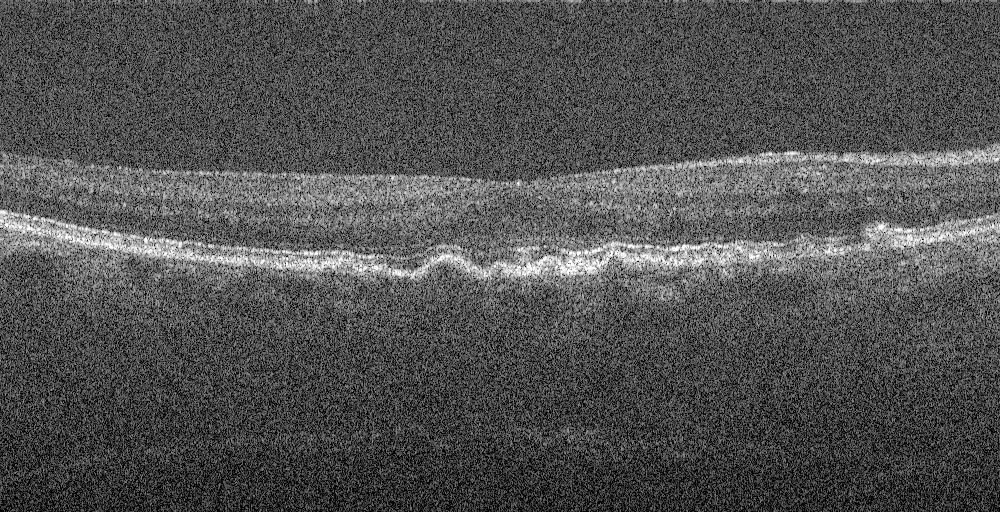
%> input picture private/Retina Med IA - Copy/Train_image.bmp, 1000 x 512 px
$ octave --eval "result = Tissue_features(imread('Train_image.bmp'));"   (GNU Octave 9; MATLAB toolbox functions it lacks are replaced by stand-ins)
%> lines starting %> are read from the running program, lines starting %| are printed output that depends on the picture
function Feature=Tissue_features(I)
Scale=7;
Feature=[];
for level = 2:Scale+1
    Mask_l = 2^(level-1)-1;
    h = fspecial('average', [Mask_l Mask_l]);
    h = gpuArray(h);
      feature_1 = gather(conv2(gpuArray(double(I)),h,'same'));
    feature_2 = ((gather(conv2(gpuArray(double(I).^2),h,'same'))-feature_1.^2).^0.5);

    Feature=[Feature feature_1(:) feature_2(:)];
end
%> this loop made 7 passes
%> pass 2, in Tissue_features, `feature_2 = ((gather(conv2(gpuArray(double(I).^2),h,'same'))-feature_1..`:
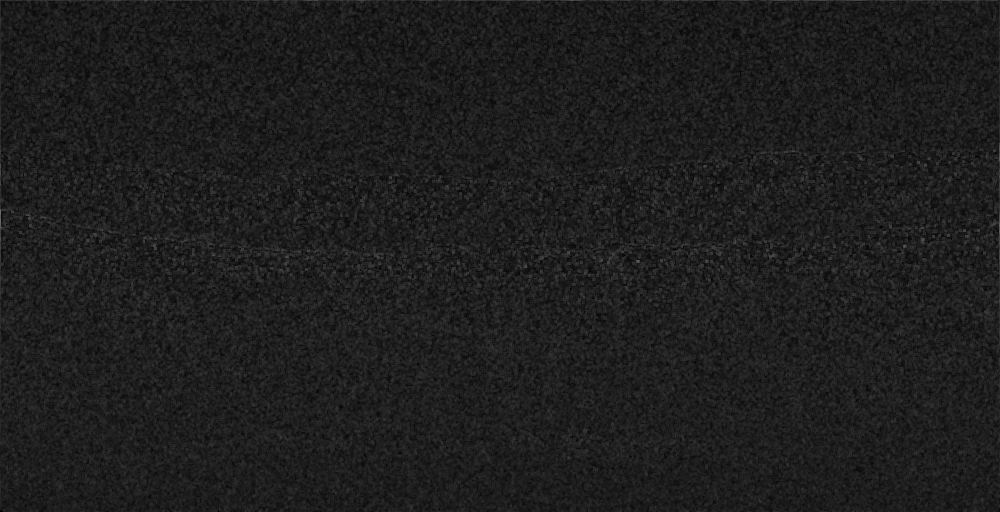
%> feature_2: size 512x1000 double; min 0, max 112.4, mean 30.3
 feature_3_norm = sum(I);
%> feature_3_norm = 1000 values, max 45582 at index 572, min 36763 at index 48, mean 41761.2
  A=[];
    for row = 1:size(I,1)
        Block = I(1:row,:);
        atenuation = sum(Block);
        A = [A;[1-atenuation./feature_3_norm]];
    end
%> this loop made 512 passes
%> atenuation on pass 1: 99591
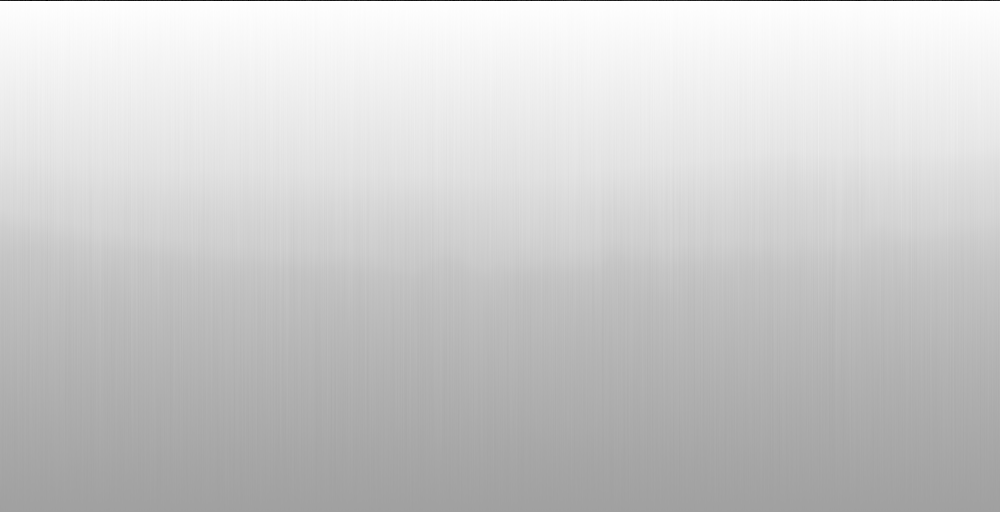
%> A: size 512x1000 double; min -1.71, max 1, mean 0.459; drawn with min black and max white
    feature_3=A;
    Feature=[Feature feature_3(:)];
